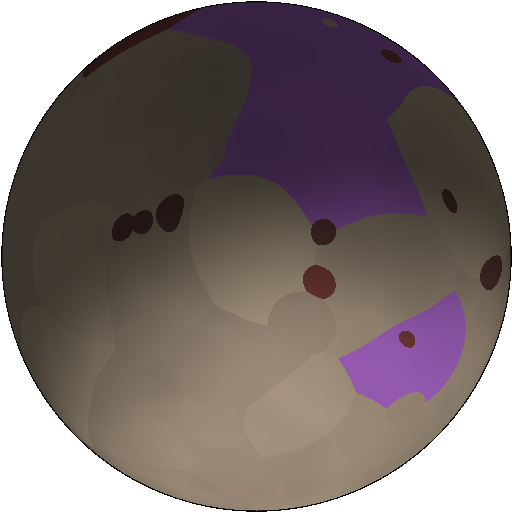
#> input picture data/planet_images/v4_08de921d7987d2dd922f691c8e07b099602782a480dc18daed42751c978fc90a.png, 512 x 512 px
$ python planet_disk.py ../data/planet_images/v4_08de921d7987d2dd922f691c8e07b099602782a480dc18daed42751c978fc90a.png
#> lines starting #> are read from the running program, lines starting #| are printed output that depends on the picture
# planet_disk.py — точный поиск диска планеты (центр масс яркости, радиус) и палитра внутри.
import sys
from PIL import Image

im = Image.open(sys.argv[1]).convert("RGB")
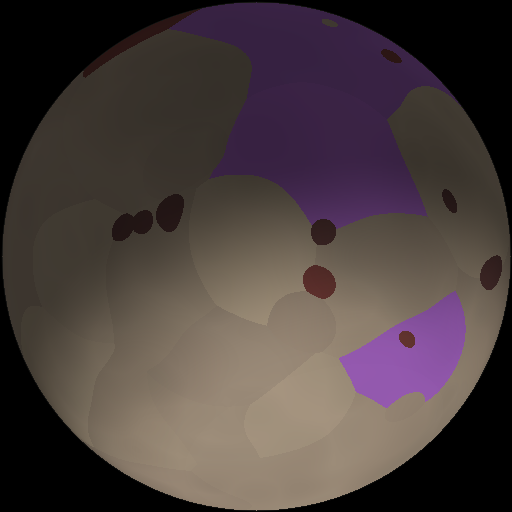
#> im: PIL image 512x512 RGB; mean R, G, B 73.3, 61.8, 61.2
w, h = im.size
#> w = 512; h = 512
px = im.load()
print(f"size: {w}x{h}")
#| size: 512x512

# 1. Центр масс ярких пикселей (освещённая часть диска)
pts = []
step = 4
for y in range(0, h, step):
    for x in range(0, w, step):
        p = px[x, y]
        if sum(p) > 330:  # ярко — освещённая поверхность/звезда
            pts.append((x, y, sum(p)))
#> after the loop, pts = 4009 items, first 6: (296, 264, 331), (268, 268, 331), (272, 268, 332), (276, 268, 332), (280, 268, 334), (284, 268, 335)
if not pts:
    print("no bright pixels"); sys.exit()
sx = sum(p[0] for p in pts) / len(pts)
#> sx = 292.7
sy = sum(p[1] for p in pts) / len(pts)
#> sy = 393.7
cx, cy = int(sx), int(sy)
#> cx = 292; cy = 393
print(f"bright centroid: ({cx},{cy})")
#| bright centroid: (292,393)

# 2. Радиус: среднее расстояние до границы. Найдём max расстояние от центра до яркого пикселя
maxr = max(((p[0]-cx)**2 + (p[1]-cy)**2) ** 0.5 for p in pts)
#> maxr = 206.4
print(f"max bright radius: {maxr:.0f}px")
#| max bright radius: 206px

# 3. Палитра внутри диска радиусом maxr (но не считая фон)
counts = {"blue": 0, "green": 0, "white": 0, "tan": 0, "red": 0, "dark": 0, "other": 0}
total = 0
step2 = 5
for y in range(cy - int(maxr), cy + int(maxr), step2):
    for x in range(cx - int(maxr), cx + int(maxr), step2):
        if 0 <= x < w and 0 <= y < h and (x - cx) ** 2 + (y - cy) ** 2 <= maxr * maxr:
            p = px[x, y]
            s = sum(p)
            total += 1
            if s < 120:
                counts["dark"] += 1
            elif p[2] > p[0] + 25 and p[2] > p[1] + 15:
                counts["blue"] += 1
            elif p[1] > p[0] + 20 and p[1] > p[2] + 15:
                counts["green"] += 1
            elif p[0] > 200 and p[1] > 200 and p[2] > 200:
                counts["white"] += 1
            elif p[0] > 150 and p[0] > p[1] + 25 and p[0] > p[2] + 25:
                counts["tan"] += 1
            elif p[0] > 110 and p[0] > p[2] + 45 and p[1] < p[0] - 15:
                counts["red"] += 1
            else:
                counts["other"] += 1
#> after the loop, counts = {'blue': 208, 'green': 0, 'white': 0, 'tan': 0, 'red': 0, 'dark': 505, 'other': 3781}; total = 4494
print("palette in disk (incl. night side as dark):")
for k, v in counts.items():
    print(f"  {k}: {v / max(total,1):.2%}")
#> this loop made 7 passes
#> (k, v) on passes 1 to 7: ('blue', 208), ('green', 0), ('white', 0), ('tan', 0), ('red', 0), ('dark', 505), ('other', 3781)
#|   blue: 4.63%
#|   green: 0.00%
#|   white: 0.00%
#|   tan: 0.00%
#|   red: 0.00%
#|   dark: 11.24%
#|   other: 84.13%

$ run again, on data/planet_images/v4_1132aed005ffbaac88a0ebfe0abefd0734d0f4ef8c5a651563ec6b7d4f0a3304.png
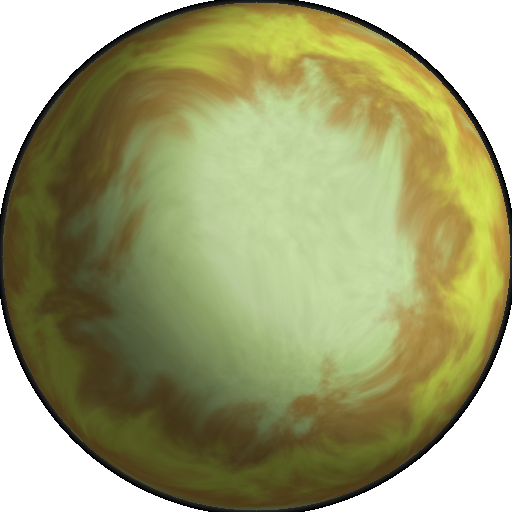
#> input picture data/planet_images/v4_1132aed005ffbaac88a0ebfe0abefd0734d0f4ef8c5a651563ec6b7d4f0a3304.png, 512 x 512 px
#> `im = Image.open(sys.argv[1]).convert("RGB")`:
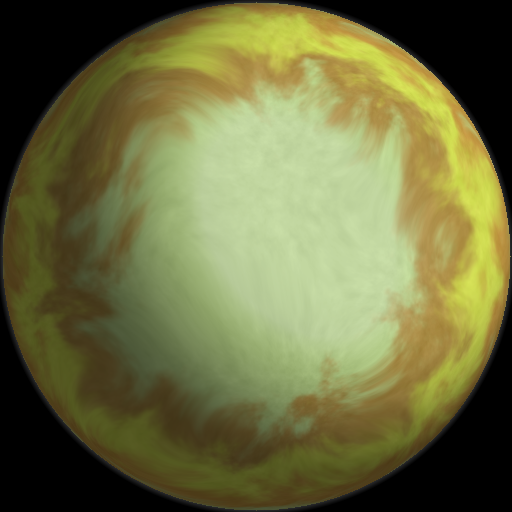
#> im: PIL image 512x512 RGB; mean R, G, B 109.3, 110.5, 64.1
#| size: 512x512
#> after the loop `for y in range(0, h, step):`: pts = 7406 items, first 6: (240, 8, 331), (228, 12, 339), (232, 12, 348), (236, 12, 347), (240, 12, 347), (244, 12, 355)
#> sx = 319.6
#> sy = 212.3
#> cx = 319; cy = 212
#| bright centroid: (319,212)
#> maxr = 227.8
#| max bright radius: 228px
#> after the loop `for y in range(cy - int(maxr), cy + int(maxr), step2):`: counts = {'blue': 0, 'green': 1703, 'white': 0, 'tan': 529, 'red': 613, 'dark': 461, 'other': 2910}; total = 6216
#> the loop `for k, v in counts.items():` made 7 passes
#> (k, v) on passes 1 to 7: ('blue', 0), ('green', 1703), ('white', 0), ('tan', 529), ('red', 613), ('dark', 461), ('other', 2910)
#> (printed output is left out)

$ run again, on data/planet_images/v4_242b3c372a074ad768a6d0bb66152f312434a5482719797d158b6d795d74a830.png
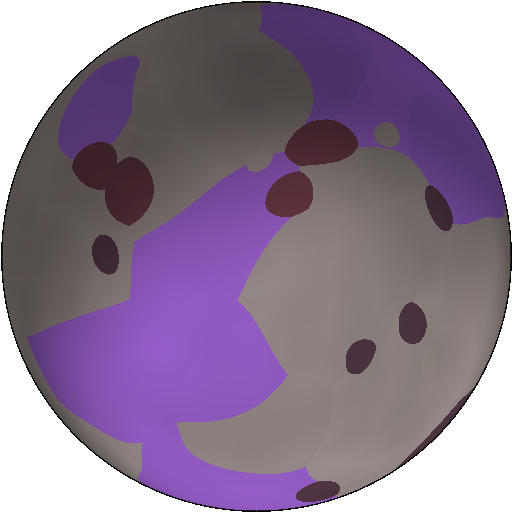
#> input picture data/planet_images/v4_242b3c372a074ad768a6d0bb66152f312434a5482719797d158b6d795d74a830.png, 512 x 512 px
#> `im = Image.open(sys.argv[1]).convert("RGB")`:
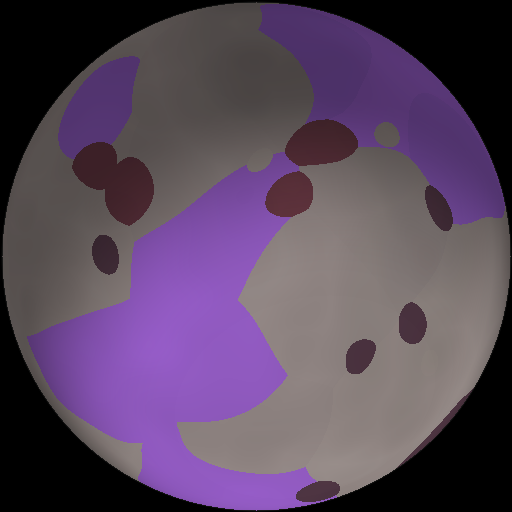
#> im: PIL image 512x512 RGB; mean R, G, B 87.1, 69.4, 92.6
#| size: 512x512
#> after the loop `for y in range(0, h, step):`: pts = 6474 items, first 6: (284, 168, 331), (288, 168, 332), (292, 168, 333), (296, 168, 334), (264, 172, 331), (268, 172, 333)
#> sx = 275.2
#> sy = 346
#> cx = 275; cy = 346
#| bright centroid: (275,346)
#> maxr = 234.9
#| max bright radius: 235px
#> after the loop `for y in range(cy - int(maxr), cy + int(maxr), step2):`: counts = {'blue': 1955, 'green': 0, 'white': 0, 'tan': 0, 'red': 0, 'dark': 573, 'other': 3746}; total = 6274
#> the loop `for k, v in counts.items():` made 7 passes
#> (k, v) on passes 1 to 7: ('blue', 1955), ('green', 0), ('white', 0), ('tan', 0), ('red', 0), ('dark', 573), ('other', 3746)
#> (printed output is left out)

$ run again, on data/planet_images/v4_2f7cfae32e97c41668f49e125b527940cb25449fe738a99641365f30e9143383.png
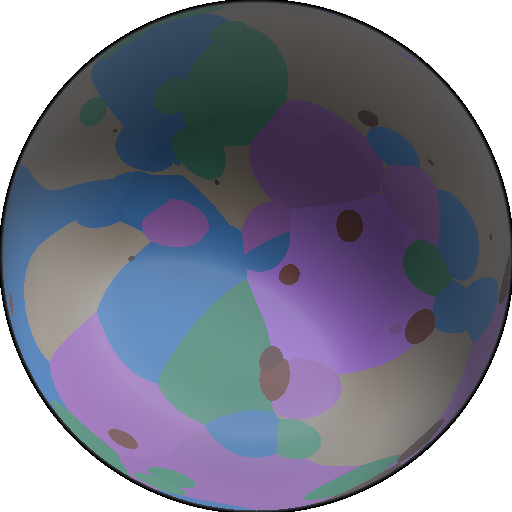
#> input picture data/planet_images/v4_2f7cfae32e97c41668f49e125b527940cb25449fe738a99641365f30e9143383.png, 512 x 512 px
#> `im = Image.open(sys.argv[1]).convert("RGB")`:
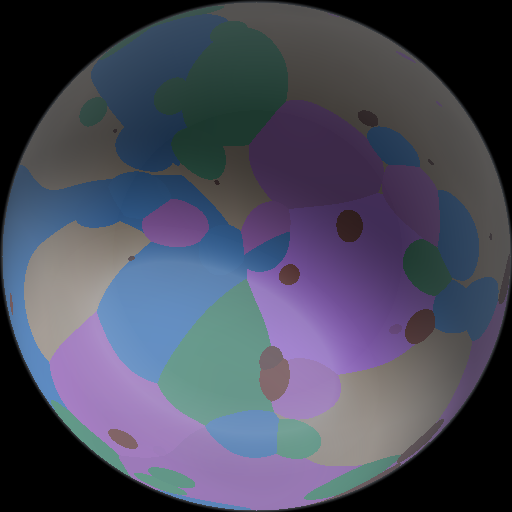
#> im: PIL image 512x512 RGB; mean R, G, B 72.3, 74.3, 91.5
#| size: 512x512
#> after the loop `for y in range(0, h, step):`: pts = 5305 items, first 6: (68, 224, 351), (72, 224, 349), (76, 224, 347), (64, 228, 361), (68, 228, 358), (72, 228, 357)
#> sx = 210.2
#> sy = 368.8
#> cx = 210; cy = 368
#| bright centroid: (210,368)
#> maxr = 228.1
#| max bright radius: 228px
#> after the loop `for y in range(cy - int(maxr), cy + int(maxr), step2):`: counts = {'blue': 2667, 'green': 44, 'white': 0, 'tan': 0, 'red': 0, 'dark': 672, 'other': 2256}; total = 5639
#> the loop `for k, v in counts.items():` made 7 passes
#> (k, v) on passes 1 to 7: ('blue', 2667), ('green', 44), ('white', 0), ('tan', 0), ('red', 0), ('dark', 672), ('other', 2256)
#> (printed output is left out)
